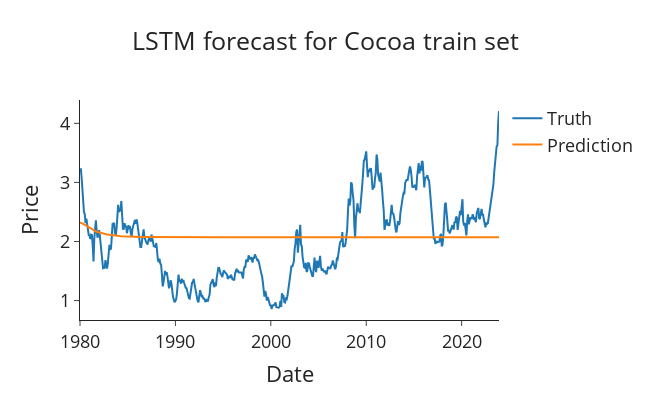

The code cell stored with this chart in its notebook:
### Code cell
plot_forecasts(
    pd.DataFrame({
        'date': train_dates, 
        "Cocoa Price": train["Cocoa Price"].values
    }), 
    true_predictions, 
    "Cocoa Price", 
    "LSTM forecast for Cocoa train set"
)

### Figure 1 — Plotly figure (JSON) as saved in the notebook; plotly's stock layout.template omitted (floating-point values rounded to 4 significant figures; data arrays with more than 128 entries replaced by an {"elided": "..."} marker saying what was removed)
{"data": [{"mode": "lines", "name": "Truth", "type": "scatter", "x": {"elided": "528 str values"}, "y": {"elided": "528 float values"}}, {"mode": "lines", "name": "Prediction", "type": "scatter", "x": {"elided": "528 str values"}, "y": {"elided": "528 float values"}}], "layout": {"font": {"size": 18}, "height": 400, "title": {"text": "LSTM forecast for Cocoa train set", "x": 0.5}, "width": 650, "xaxis": {"title": {"text": "Date"}}, "yaxis": {"title": {"text": "Price"}}}}
